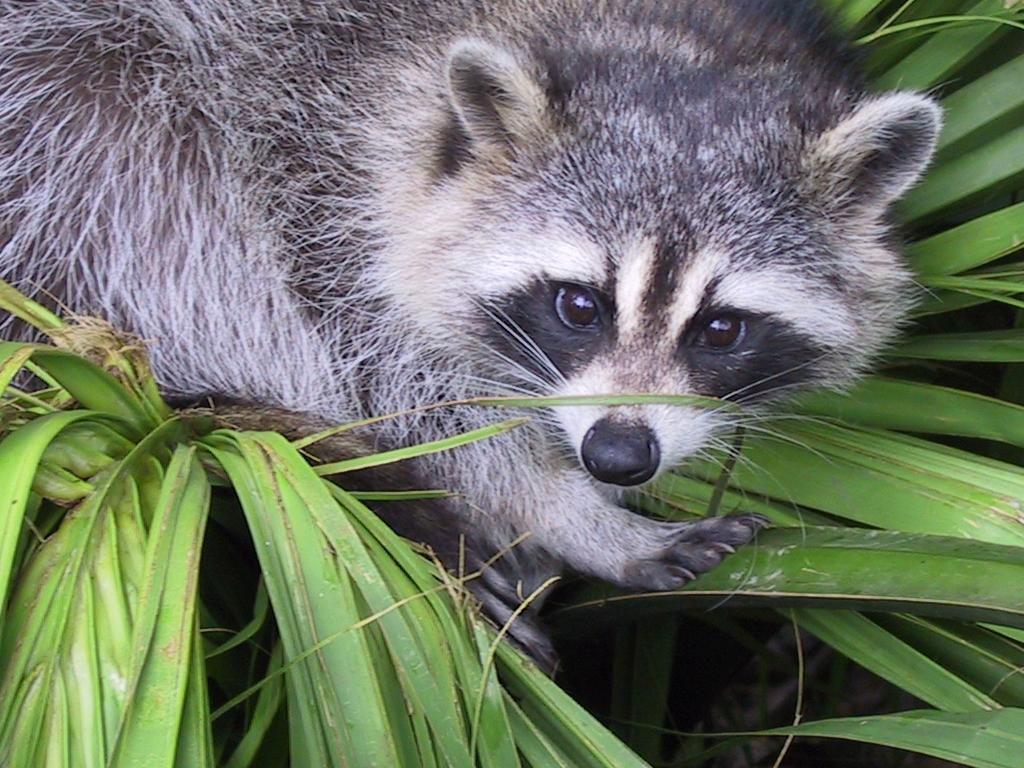
#> input picture python-for-data-science/1_array/ex04/animal.jpeg, 1024 x 768 px
$ python rotate.py
#> lines starting #> are read from the running program, lines starting #| are printed output that depends on the picture
### python-for-data-science/1_array/ex04/load_image.py
from PIL import Image
import numpy as np


def ft_load(path: str):
    """Load an image and return its RGB pixel array."""
#> called with path = 'animal.jpeg'
    try:
        image = Image.open(path)
#> image is the input picture: PIL image 1024x768 RGB; mean R, G, B 110.7, 117.7, 102.1
        image = image.convert("RGB")
        array = np.array(image)
        print(f"The shape of image is: {array.shape}")
#| The shape of image is: (768, 1024, 3)
        return array
    except Exception as error:
        print(f"Error: {error}")
        return None


def main():
    """Run basic tests."""
    print(ft_load("animal.jpg"))


# [2 lines that do not run on import are left out]

### python-for-data-science/1_array/ex04/rotate.py
import matplotlib.pyplot as plt
import numpy as np

from load_image import ft_load


def transpose_array(array):
    """Transpose a 2D array without using a library transpose."""
    result = []
    x = 0
    while x < len(array[0]):
        row = []
        y = 0
        while y < len(array):
            row.append(int(array[y][x]))
            y += 1
        result.append(row)
        x += 1
    return result


def main():
    """Run rotate exercise."""
    array = ft_load("animal.jpeg")

    sliced = array[100:500, 300:700, 0]
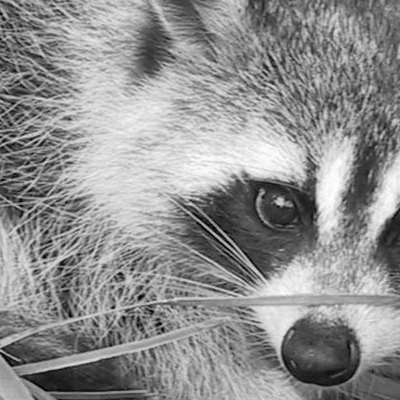
#> sliced: shape (400, 400); min 0, max 255, mean 143.9
    print(f"The shape of image is: {sliced.shape}")
#| The shape of image is: (400, 400)
    print(sliced)
#> (printed output is left out)

    transposed = transpose_array(sliced)
#> after the loop in transpose_array, `while x < len(array[0]):`: result = 400 items; x = 400
#> transposed = 400 items
    transposed = np.array(transposed)
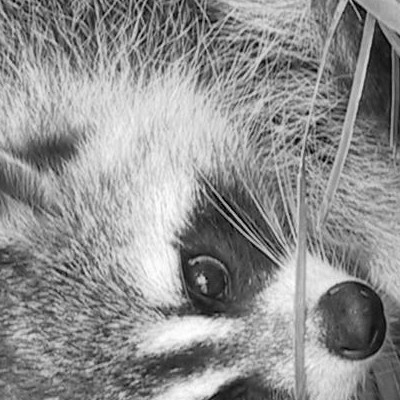
#> transposed: shape (400, 400) int64; min 0, max 255, mean 143.9
    print(f"New shape after Transpose: {transposed.shape}")
#| New shape after Transpose: (400, 400)
    print(transposed)
#> (printed output is left out)

    plt.imshow(transposed, cmap="gray")
    plt.show()


if __name__ == "__main__":
    main()
